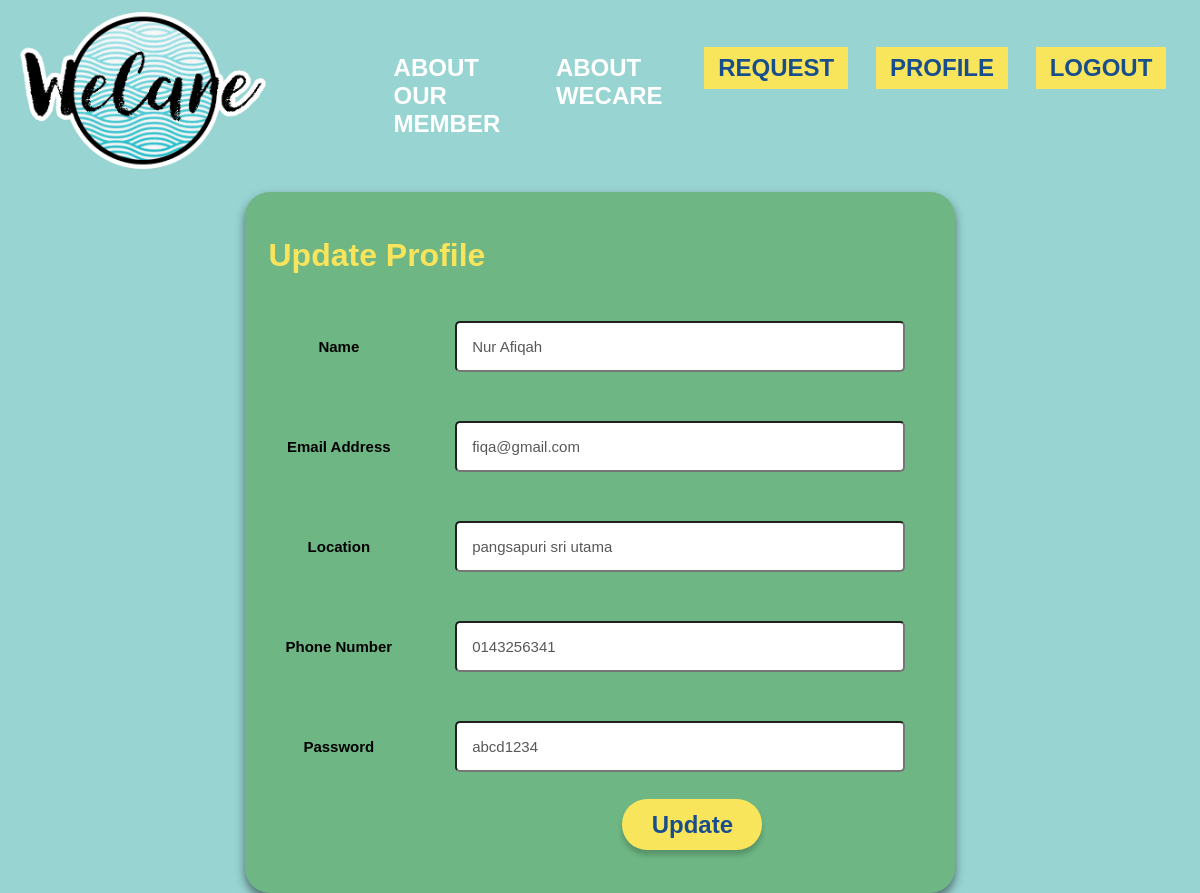
Page /user/profile.php?id=10 (signed in) on the committed database.
### tables this page shows
CREATE TABLE IF NOT EXISTS `user` (
  `user_id` int(100) NOT NULL AUTO_INCREMENT,
  `fullname` varchar(255) DEFAULT NULL,
  `password` varchar(255) NOT NULL,
  `email` varchar(255) NOT NULL,
  `phone` varchar(255) DEFAULT NULL,
  `age` int(11) DEFAULT NULL,
  `gender` varchar(255) DEFAULT NULL,
  `acc_number` varchar(255) DEFAULT NULL,
  `bank` varchar(255) DEFAULT NULL,
  `role` varchar(50) NOT NULL DEFAULT 'user',
  `location` varchar(50) DEFAULT NULL,
  PRIMARY KEY (`user_id`)
);

### user/profile.php (the view, shortened to what this page needs)
<?php
    include "../sql/config.php";
    $fullname = "";
    $password = "";
    $email = "";
    $phone = "";
    if (isset($_GET["id"])){
        $id = $_GET["id"];
        $sql = "select * from user where user_id = '$id'";
        $result = mysqli_query($conn, $sql);
        $row = mysqli_fetch_assoc($result);
        $fullname       = $row["fullname"];
        $password       = $row["password"];
        $email          = $row["email"];
        $phone          = $row["phone"];
        $location       = $row["location"];
    }
?>
<!DOCTYPE html5>
<html>
    <head>
        <link rel="stylesheet" href="../css/css.css">
    </head>
    <body>
        <nav>
            <a href="user-dashboard.php">
                <img src="../images/logo.png" id="logo" >
            </a>
            <div class="navButtonGroup">
                <?php
                    $sessionUserId   = $_SESSION['user_id'];
                ?>
                <a href="aboutUs.php" class="static">ABOUT OUR MEMBER</a>
                <a href="aboutWecare.php" class="static">ABOUT WECARE</a>
                <?php echo "<a href='request.php?id=".$sessionUserId."' class='highlighted'>REQUEST</a>"?>
                <?php echo "<a href='profile.php?id=".$sessionUserId."' class='highlighted'>PROFILE</a>"?>
                <a href="../sql/logout.php" class="highlighted">LOGOUT</a>
            </div>
        </nav>
        <div class="greenFormWrap">
        <h1 style="color:#F9E55C;">Update Profile</h1>
            <form  class="updateProfile" action="<?=htmlspecialchars($_SERVER['PHP_SELF']) ?>" enctype="multipart/form-data" method="post">
                <table>
                    <tr>
                        <th>Name</th>
                        <td>
                            <input type="text"  name="fullname" style="width: 450px;" value="<?=$fullname?>">
                        </td>
                    </tr>
                    <tr>
                        <th>Email Address</th>
                        <td>
                            <input type="text" name="email" style="width: 450px;" value="<?=$email?>">
                        </td>
                    </tr>
                    <tr>
                        <th>Location</th>
                        <td>
                            <input type="text" name="location" style="width: 450px;" value="<?=$location?>">
                        </td>
                    </tr>
                    <tr>
                        <th>Phone Number</th>
                        <td>
                            <input type="text" name="phone" style="width: 450px;" value="<?=$phone?>">
                        </td>
                    </tr>
                    <tr>
                        <th>Password</th>
                        <td>
                            <input type="text"  name="password" style="width: 450px;" value="<?=$password?>">
                        </td>
                    </tr>
                    <tr>
                        <td colspan="2" align="center">
                            <input style="background-color: #F9E55C;"
                            type="submit" id="updateSubmit" name="updateSubmit" value="Update"><br></a>
                        </td>
                    </tr>
                </table>
             </form>
        </div>
    </body>
</html>

### css/css.css (style rules this page uses)
body { background-color: #98D4D2; max-width:100%; max-height:100%; font-family: sans-serif; }
#logo { max-width: 100%; max-height: 100%; }
nav { display:flex; flex-direction: row; justify-content: space-between; margin:1%; height:20%; max-width: 100%; }
.navButtonGroup { display: flex; flex-direction: row; justify-content: flex-end; width: 60%; font-weight: bold; font-size: 1.5em; }
.navButtonGroup a { margin: 5% 2%; padding: 1% 2%; height: fit-content; }
a.static { color:white; text-decoration: none; }
a.highlighted { background-color: #F9E55C; color:#194E8C; text-decoration: none; }
.greenFormWrap { margin: 2% 20%; border-radius: 25px; box-shadow: 0px 5px 10px rgba(0,0,0,0.5); padding: 2%; background-color: #6EB684; }
.updateProfile input[name="fullname"],input[name="email"],input[name="phone"],input[name="password"],input[name="location"] { background-color: white; padding: 15px ; border-radius: 5px; font-size: 15px; color: rgb(88, 88, 88); width:100%; margin-bottom: 5%; margin-top: 5%; margin-left: 10%; }
.updateProfile th { padding: 15px ; font-size: 15px; color: rgb(0, 0, 0); }
.updateProfile input[name="updateSubmit"] { background-color: #F9E55C; color:#194E8C; font-family: sans-serif; font-weight: bold; font-size: 1.5em; border-radius: 25px; margin-left: 43%; border:none; box-shadow: 0px 5px 5px rgba(0,0,0,0.2); padding: 2% 5%; }

### rows in the picture
user: fullname "Nur Afiqah", email "fiqa@gmail.com", location "pangsapuri sri utama", phone "0143256341", password "abcd1234"
